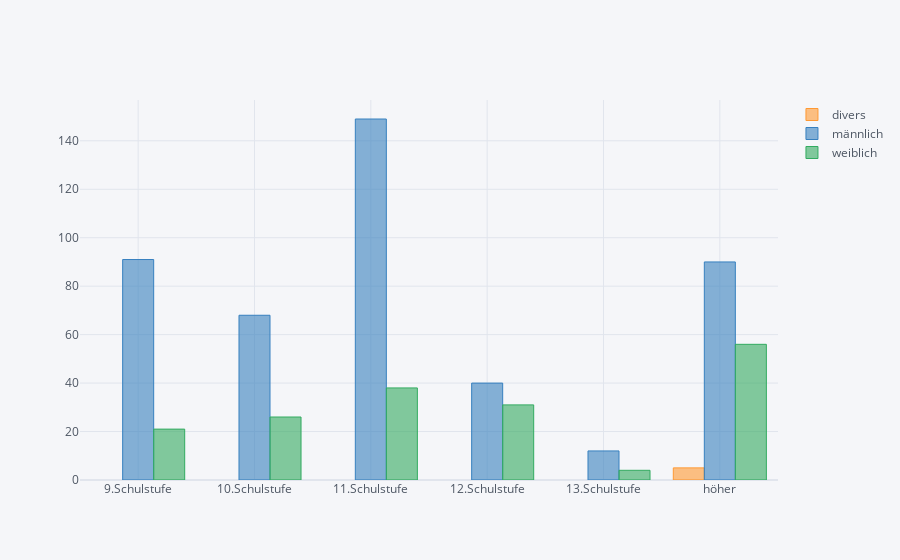

Notebook cell for this chart:
### Code cell
d=df[["Schulstufe", "Geschlecht", "ID"]]
d=d.groupby(["Schulstufe", "Geschlecht"]).count().unstack()
d=d.ID
#d.reset_index(inplace=True)
d=d.rename(index={"9": "9.Schulstufe", "10":"10.Schulstufe", "11":"11.Schulstufe", "12":"12.Schulstufe", "13":"13.Schulstufe", ">13":"höher"})
d=d.reindex(index=["9.Schulstufe", "10.Schulstufe", "11.Schulstufe", "12.Schulstufe", "13.Schulstufe", "höher"])
#d.set_index("Schulstufe", inplace=True)
d.iplot(kind='bar')
d

### Figure 1 — Plotly figure (JSON) as saved in the notebook; plotly's stock layout.template omitted (floating-point values rounded to 4 significant figures)
{"data": [{"marker": {"color": "rgba(255, 153, 51, 0.6)", "line": {"color": "rgba(255, 153, 51, 1.0)", "width": 1}}, "name": "divers", "orientation": "v", "text": "", "type": "bar", "x": ["9.Schulstufe", "10.Schulstufe", "11.Schulstufe", "12.Schulstufe", "13.Schulstufe", "höher"], "y": ["", "", "", "", "", 5]}, {"marker": {"color": "rgba(55, 128, 191, 0.6)", "line": {"color": "rgba(55, 128, 191, 1.0)", "width": 1}}, "name": "männlich", "orientation": "v", "text": "", "type": "bar", "x": ["9.Schulstufe", "10.Schulstufe", "11.Schulstufe", "12.Schulstufe", "13.Schulstufe", "höher"], "y": [91, 68, 149, 40, 12, 90]}, {"marker": {"color": "rgba(50, 171, 96, 0.6)", "line": {"color": "rgba(50, 171, 96, 1.0)", "width": 1}}, "name": "weiblich", "orientation": "v", "text": "", "type": "bar", "x": ["9.Schulstufe", "10.Schulstufe", "11.Schulstufe", "12.Schulstufe", "13.Schulstufe", "höher"], "y": [21, 26, 38, 31, 4, 56]}], "layout": {"autosize": true, "legend": {"bgcolor": "#F5F6F9", "font": {"color": "#4D5663"}}, "paper_bgcolor": "#F5F6F9", "plot_bgcolor": "#F5F6F9", "title": {"font": {"color": "#4D5663"}}, "xaxis": {"autorange": true, "gridcolor": "#E1E5ED", "range": [-0.5, 5.5], "showgrid": true, "tickfont": {"color": "#4D5663"}, "title": {"font": {"color": "#4D5663"}, "text": ""}, "type": "category", "zerolinecolor": "#E1E5ED"}, "yaxis": {"autorange": true, "gridcolor": "#E1E5ED", "range": [0, 156.8], "showgrid": true, "tickfont": {"color": "#4D5663"}, "title": {"font": {"color": "#4D5663"}, "text": ""}, "type": "linear", "zerolinecolor": "#E1E5ED"}}}
